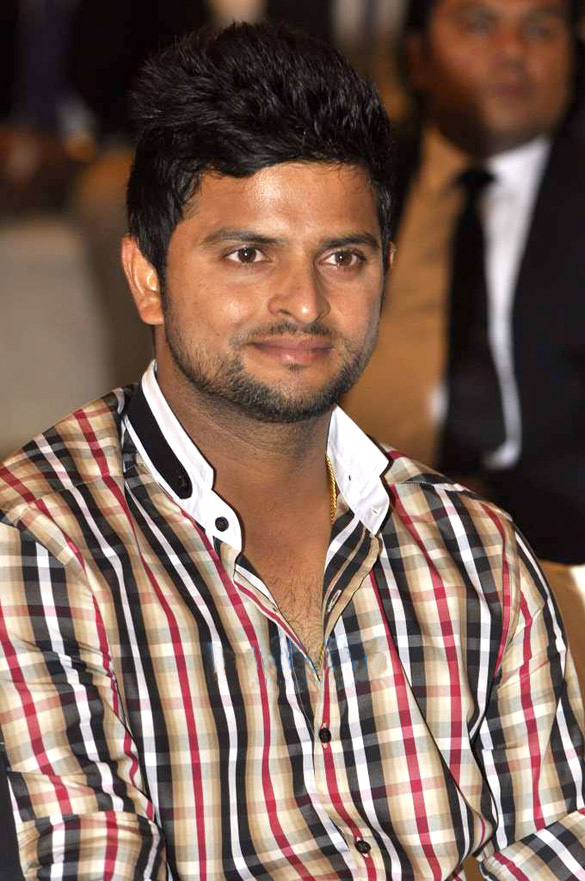
#> input picture input_3.jpg, 585 x 881 px
$ python watermark_process.py
#> lines starting #> are read from the running program, lines starting #| are printed output that depends on the picture
import cv2
import numpy as np

# Step 1: Image Block Partitioning
def block_partition(image, block_size):
    h, w = image.shape[:2]
    blocks = []
    for y in range(0, h, block_size):
        for x in range(0, w, block_size):
            block = image[y:y+block_size, x:x+block_size]
            blocks.append(block)
    return blocks

# Step 2: Binary Watermark Image Creation
def create_binary_watermark(image_shape):
    watermark = np.random.randint(0, 2, image_shape[:2], dtype=np.uint8) * 255
    return watermark

# Step 3: Watermark Image Block Partitioning
def watermark_block_partition(watermark, block_size):
    return block_partition(watermark, block_size)

# Step 4: Embedding Watermark into Image (Simple LSB substitution)
def embed_watermark(image, watermark_blocks):
    watermarked_image = image.copy()
    for i, block in enumerate(watermark_blocks):
        x = (i * block.shape[1]) % image.shape[1]
        y = (i * block.shape[0]) // image.shape[1] * block.shape[0]

        # Check if the block fits within the image dimensions
        if y + block.shape[0] <= image.shape[0] and x + block.shape[1] <= image.shape[1]:
            for row in range(block.shape[0]):
                for col in range(block.shape[1]):
                    # Replace LSB of each pixel in the block with the corresponding bit from the watermark
                    pixel_value = image[y + row, x + col]
                    watermark_pixel = block[row, col]
                    watermarked_pixel = pixel_value & 0b11111110 | (watermark_pixel >> 7)
                    watermarked_image[y + row, x + col] = watermarked_pixel
    return watermarked_image


# Load input image
input_image = cv2.imread("input_3.jpg", cv2.IMREAD_COLOR)
#> input_image is the input picture: shape (881, 585, 3); mean B, G, R 86.5, 98.6, 124.9

# Step 1: Image Block Partitioning
block_size = 8  # You can adjust this block size
image_blocks = block_partition(input_image, block_size)
#> after the loop in block_partition, `for y in range(0, h, block_size):`: blocks = 8214 items
#> image_blocks = 8214 items

# Step 2: Binary Watermark Image Creation
binary_watermark = create_binary_watermark(input_image.shape)

# Step 3: Watermark Image Block Partitioning
watermark_blocks = watermark_block_partition(binary_watermark, block_size)
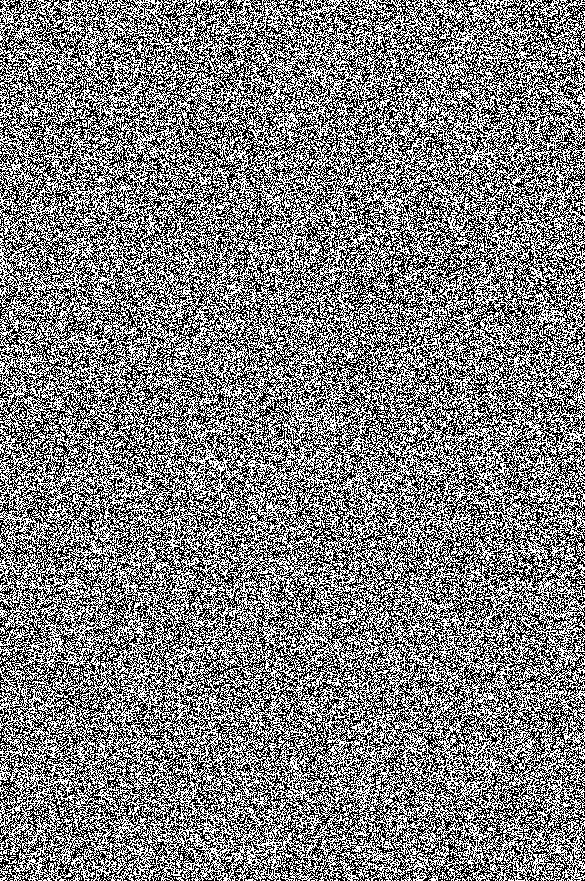
#> binary_watermark: shape (881, 585); 50.1% white; black in thin lines or dots

# Step 4: Embedding Watermark into Image
watermarked_image = embed_watermark(input_image, watermark_blocks)

# Save the watermarked image
cv2.imwrite("watermarked_image.jpg", watermarked_image)

$ run again, with input_2.jpg copied over input_3.jpg
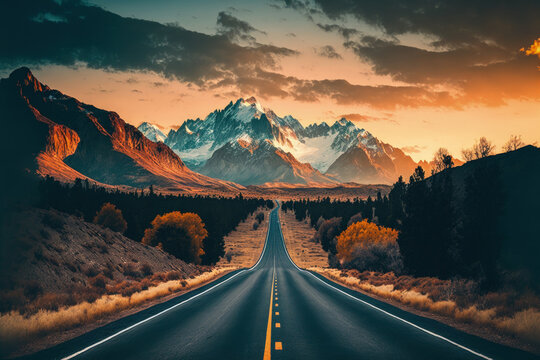
#> input picture input_2.jpg, 540 x 360 px
#> input_image is the input picture: shape (360, 540, 3); mean B, G, R 68, 79.9, 85.9
#> after the loop in block_partition, `for y in range(0, h, block_size):`: blocks = 3060 items
#> `watermark_blocks = watermark_block_partition(binary_watermark, block_s..`:
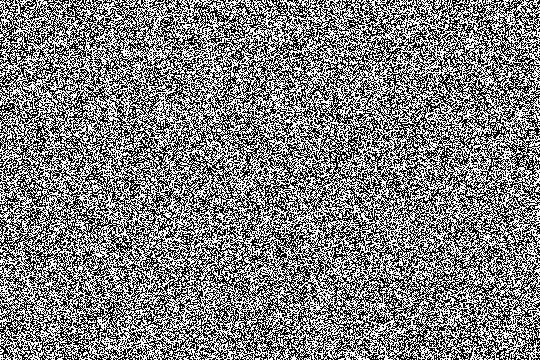
#> binary_watermark: shape (360, 540); 50.1% white; black in thin lines or dots

$ run again, with input_image.jpg copied over input_3.jpg
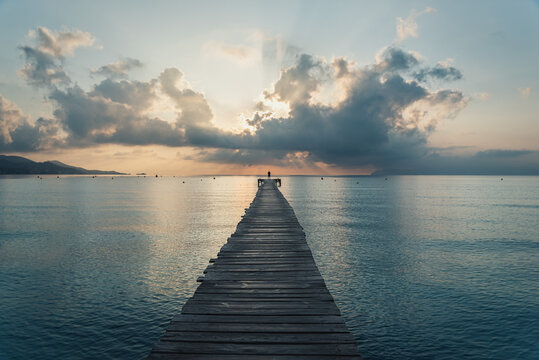
#> input picture input_image.jpg, 539 x 360 px
#> input_image is the input picture: shape (360, 539, 3); mean B, G, R 128.1, 130.5, 121.6
#> after the loop in block_partition, `for y in range(0, h, block_size):`: blocks = 3060 items
#> `watermark_blocks = watermark_block_partition(binary_watermark, block_s..`:
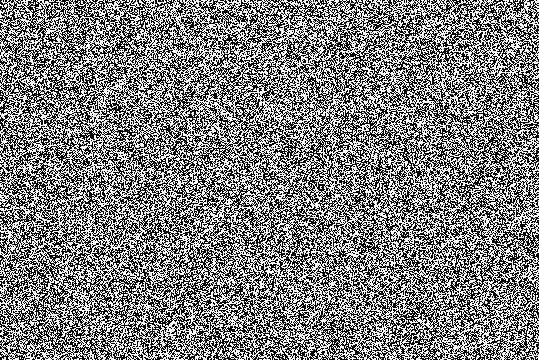
#> binary_watermark: shape (360, 539); 50% white; black in thin lines or dots
